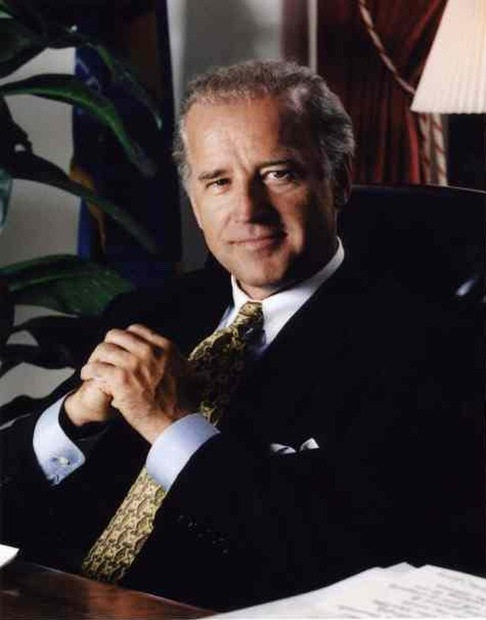
#> input picture faces/train/biden/640px-Joe_Biden,_official_photo.jpg, 486 x 620 px, shrunk from 640 x 817 before the run, found by its file name; its folder holds 2 pictures in this run
$ python faces_train.py
#> lines starting #> are read from the running program, lines starting #| are printed output that depends on the picture
import os
import cv2 as cv
import numpy as np

people = ['biden', 'diana', 'elon', 'lennon', 'messi', 'taylor']

dir = r'C:\Users\wafee\Documents\projects\open_cv\faces\train'

haar_cascade = cv.CascadeClassifier('haar_face.xml')
features = []
labels = []

def create_train():
    for person in people:
        path = os.path.join(dir, person)
        label = people.index(person)

        for img in os.listdir(path):
            img_path = os.path.join(path, img)

            img_array = cv.imread(img_path)
#> img_array is the input picture: shape (620, 486, 3); mean B, G, R 50.8, 49.6, 57.7
            gray = cv.cvtColor(img_array, cv.COLOR_BGR2GRAY)
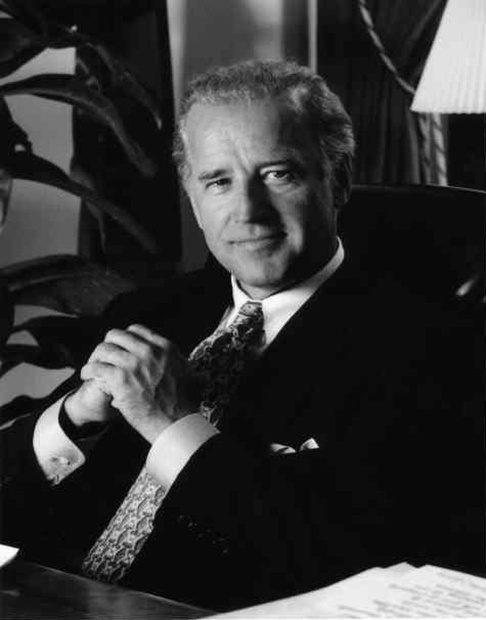
#> gray: shape (620, 486); min 0, max 255, mean 52.1

            faces_rect = haar_cascade.detectMultiScale(gray, scaleFactor = 1.1, minNeighbors = 4)
#> faces_rect = [[168, 119, 149, 149]]

            for (x, y, w,h) in faces_rect:
                faces_roi = gray[y:y+h, x:x+w]
                features.append(faces_roi)
                labels.append(label)
#> this loop made 1 pass
#> pass 1, in create_train, `faces_roi = gray[y:y+h, x:x+w]`:
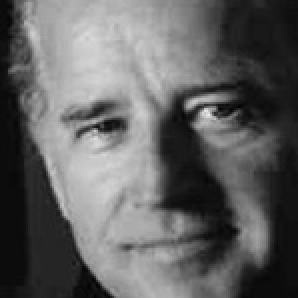
#> faces_roi: shape (149, 149) (shown 2 times larger); min 3, max 232, mean 97.9
#> after the loop, features = 1 item; labels = [0]
#> pass 2 of the loop in create_train, `for person in people:`:
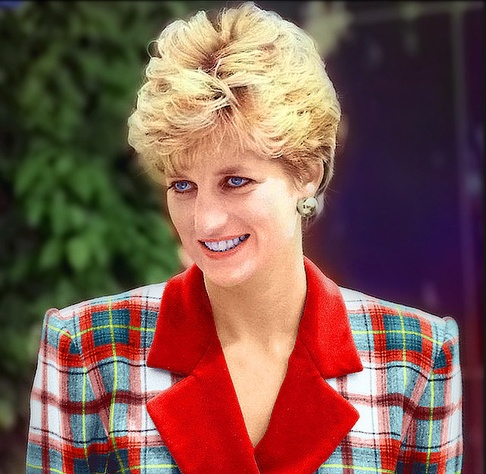
#> input picture faces/train/diana/640px-Princess_of_Wales_1992_(Colorized).jpg, 486 x 474 px, shrunk from 640 x 625 before the run, found by its file name
#> in create_train, img_array is the input picture: shape (474, 486, 3); mean B, G, R 77.5, 87.3, 124.5
#> in create_train, `gray = cv.cvtColor(img_array, cv.COLOR_BGR2GRAY)`:
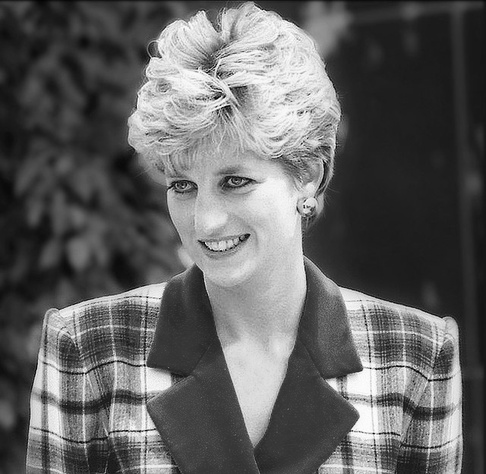
#> gray: shape (474, 486); min 3, max 255, mean 97.3
#> faces_rect = [[337, 291, 73, 73], [133, 130, 152, 152]]
#> the loop in create_train, `for (x, y, w,h) in faces_rect:` made 2 passes
#> pass 2, in create_train, `faces_roi = gray[y:y+h, x:x+w]`:
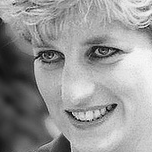
#> faces_roi: shape (152, 152); min 3, max 251, mean 151.3

#> (the run stopped early here; a loop or call above may not have finished)
